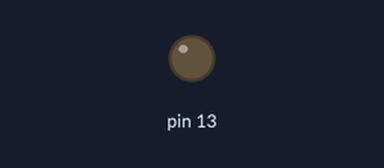
Recording of a sketch running on a simulated Arduino Uno, built with avr-gcc and run on an emulated ATmega328P. Shown: output pins drawn as LEDs (lit = HIGH).

Above: at 2.0 s.
At 6.2 s:
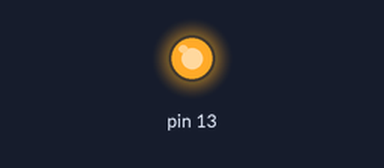
Timing chart, 0 to 10.9 s (numbered marks = the images above):
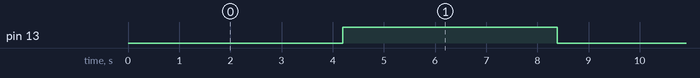

Measured:
- by itself, pin 13: alternates HIGH for 4.2 s and LOW for 4.2 s

The sketch:

A010_Timer.ino
```cpp
/*
7.10 - Utilizzo dei Timer con Arduino UNO
*/

//variabile modificata dal timer
volatile int tick = 0;

void setup() {
  //configuro il pin
  pinMode(13, OUTPUT);
  //disabilito le interrupt
  cli();
  //imposto i registri per i timer
  TCCR1A = 0x00;
  // prescaler a  1:1024
  TCCR1B = 0b00000101;
  //reset del contatore
  TCNT1=0x0000;
  //abilita l'interrupt
  TIMSK1=0x01;
  //riabilito le interrupt
  sei();
}

void loop() {
  //se tick è impostata...
  if (tick == 1) {
    //la azzero
    tick = 0;
    //cambio stato del pin
    digitalWrite(13, !digitalRead(13));
  }
}

//funzione chiamata allo scadere del timer
//Timer1 Overflow interrupt.
ISR(TIMER1_OVF_vect) {
  //imposto a uno la variabile tick
   tick = 1;
}
```
